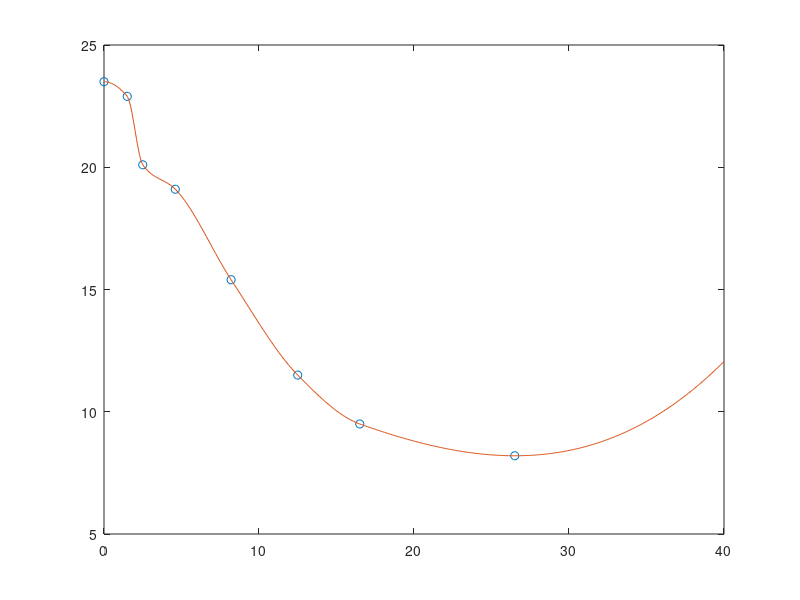

Recreate this plot in MATLAB.
clc;clear
t=[23.5 22.9 20.1 19.1 15.4 11.5 9.5 8.2];
h=[0 1.5 2.5 4.6 8.2 12.5 16.5 26.5];
new_h=0:0.1:40;
p=pchip(h,t,new_h);
plot(h,t,'o',new_h,p,'-')